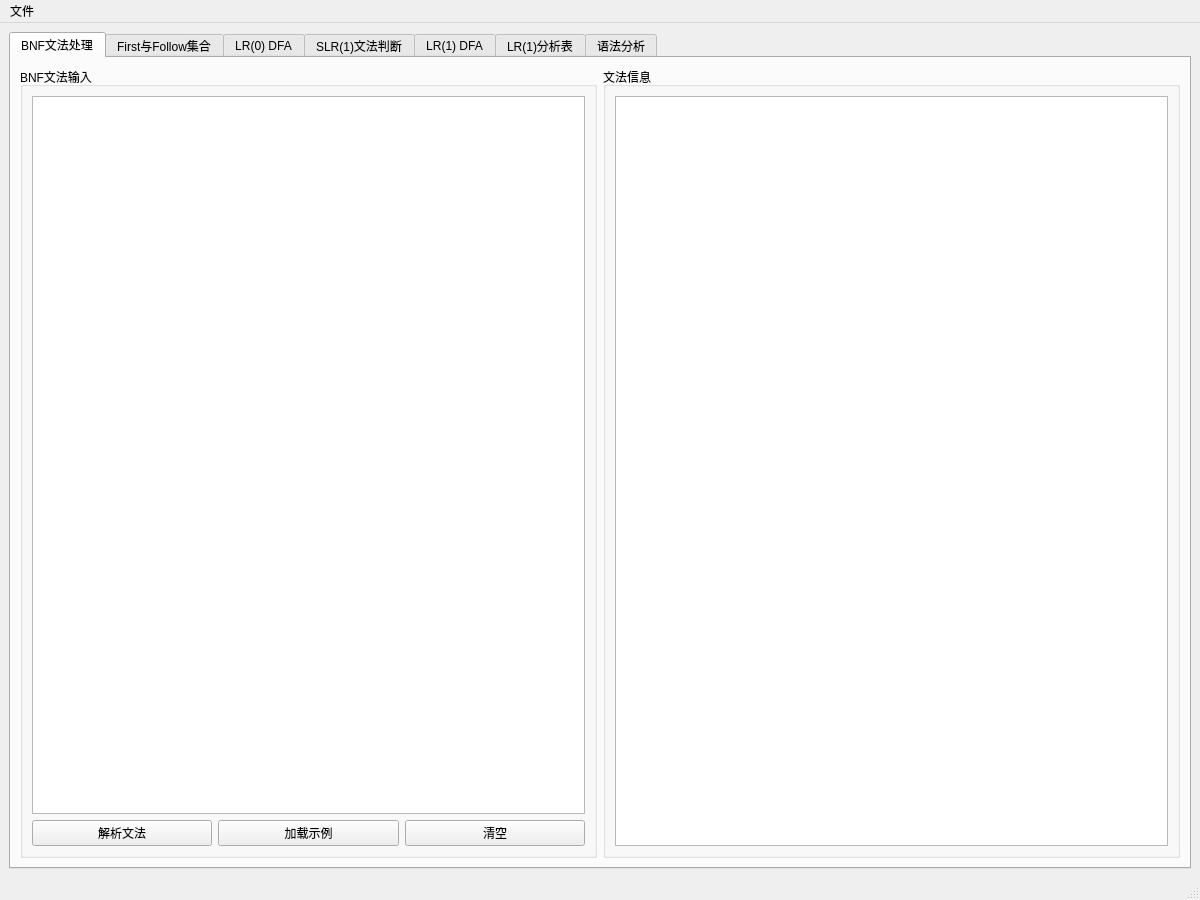
<?xml version="1.0" encoding="UTF-8"?>
<ui version="4.0">
 <class>Task2Window</class>
 <widget class="QMainWindow" name="Task2Window">
  <property name="geometry">
   <rect>
    <x>0</x>
    <y>0</y>
    <width>1200</width>
    <height>900</height>
   </rect>
  </property>
  <property name="windowTitle">
   <string>实验二 - 语法分析器生成器</string>
  </property>
  <widget class="QWidget" name="centralwidget">
   <layout class="QVBoxLayout" name="verticalLayout">
    <item>
     <widget class="QTabWidget" name="tabWidget">
      <widget class="QWidget" name="tabBNF">
       <attribute name="title">
        <string>BNF文法处理</string>
       </attribute>
       <layout class="QVBoxLayout" name="verticalLayout_2">
        <item>
         <layout class="QHBoxLayout" name="horizontalLayout">
          <item>
           <widget class="QGroupBox" name="groupBoxBNFInput">
            <property name="title">
             <string>BNF文法输入</string>
            </property>
            <layout class="QVBoxLayout" name="verticalLayout_3">
             <item>
              <widget class="QTextEdit" name="textEditBNF">
               <property name="font">
                <font>
                 <family>Courier New</family>
                 <pointsize>10</pointsize>
                </font>
               </property>
              </widget>
             </item>
             <item>
              <layout class="QHBoxLayout" name="horizontalLayout_2">
               <item>
                <widget class="QPushButton" name="pushButtonParseBNF">
                 <property name="text">
                  <string>解析文法</string>
                 </property>
                </widget>
               </item>
               <item>
                <widget class="QPushButton" name="pushButtonLoadExample">
                 <property name="text">
                  <string>加载示例</string>
                 </property>
                </widget>
               </item>
               <item>
                <widget class="QPushButton" name="pushButtonClearBNF">
                 <property name="text">
                  <string>清空</string>
                 </property>
                </widget>
               </item>
              </layout>
             </item>
            </layout>
           </widget>
          </item>
          <item>
           <widget class="QGroupBox" name="groupBoxGrammarInfo">
            <property name="title">
             <string>文法信息</string>
            </property>
            <layout class="QVBoxLayout" name="verticalLayout_4">
             <item>
              <widget class="QTextBrowser" name="textBrowserGrammarInfo">
               <property name="font">
                <font>
                 <family>Courier New</family>
                 <pointsize>10</pointsize>
                </font>
               </property>
              </widget>
             </item>
            </layout>
           </widget>
          </item>
         </layout>
        </item>
       </layout>
      </widget>
      <widget class="QWidget" name="tabFirstFollow">
       <attribute name="title">
        <string>First与Follow集合</string>
       </attribute>
       <layout class="QVBoxLayout" name="verticalLayout_5">
        <item>
         <layout class="QHBoxLayout" name="horizontalLayout_3">
          <item>
           <widget class="QPushButton" name="pushButtonCalculateFirst">
            <property name="text">
             <string>计算First集合</string>
            </property>
           </widget>
          </item>
          <item>
           <widget class="QPushButton" name="pushButtonCalculateFollow">
            <property name="text">
             <string>计算Follow集合</string>
            </property>
           </widget>
          </item>
          <item>
           <spacer name="horizontalSpacer">
            <property name="orientation">
             <enum>Qt::Horizontal</enum>
            </property>
            <property name="sizeHint" stdset="0">
             <size>
              <width>40</width>
              <height>20</height>
             </size>
            </property>
           </spacer>
          </item>
         </layout>
        </item>
        <item>
         <layout class="QHBoxLayout" name="horizontalLayout_4">
          <item>
           <widget class="QGroupBox" name="groupBoxFirst">
            <property name="title">
             <string>First集合</string>
            </property>
            <layout class="QVBoxLayout" name="verticalLayout_6">
             <item>
              <widget class="QTableWidget" name="tableWidgetFirst">
               <property name="editTriggers">
                <enum>QAbstractItemView::NoEditTriggers</enum>
               </property>
               <property name="horizontalScrollMode">
                <enum>QAbstractItemView::ScrollPerPixel</enum>
               </property>
               <property name="columnCount">
                <number>2</number>
               </property>
               <attribute name="horizontalHeaderStretchLastSection">
                <bool>true</bool>
               </attribute>
               <column>
                <property name="text">
                 <string>非终结符</string>
                </property>
               </column>
               <column>
                <property name="text">
                 <string>First集合</string>
                </property>
               </column>
              </widget>
             </item>
            </layout>
           </widget>
          </item>
          <item>
           <widget class="QGroupBox" name="groupBoxFollow">
            <property name="title">
             <string>Follow集合</string>
            </property>
            <layout class="QVBoxLayout" name="verticalLayout_7">
             <item>
              <widget class="QTableWidget" name="tableWidgetFollow">
               <property name="editTriggers">
                <enum>QAbstractItemView::NoEditTriggers</enum>
               </property>
               <property name="horizontalScrollMode">
                <enum>QAbstractItemView::ScrollPerPixel</enum>
               </property>
               <property name="columnCount">
                <number>2</number>
               </property>
               <attribute name="horizontalHeaderStretchLastSection">
                <bool>true</bool>
               </attribute>
               <column>
                <property name="text">
                 <string>非终结符</string>
                </property>
               </column>
               <column>
                <property name="text">
                 <string>Follow集合</string>
                </property>
               </column>
              </widget>
             </item>
            </layout>
           </widget>
          </item>
         </layout>
        </item>
       </layout>
      </widget>
      <widget class="QWidget" name="tabLR0DFA">
       <attribute name="title">
        <string>LR(0) DFA</string>
       </attribute>
       <layout class="QVBoxLayout" name="verticalLayout_8">
        <item>
         <layout class="QHBoxLayout" name="horizontalLayout_5">
          <item>
           <widget class="QPushButton" name="pushButtonGenerateLR0DFA">
            <property name="text">
             <string>生成LR(0) DFA</string>
            </property>
           </widget>
          </item>
          <item>
           <widget class="QComboBox" name="comboBoxLR0View">
            <property name="sizeAdjustPolicy">
             <enum>QComboBox::AdjustToContents</enum>
            </property>
           </widget>
          </item>
          <item>
           <spacer name="horizontalSpacer_2">
            <property name="orientation">
             <enum>Qt::Horizontal</enum>
            </property>
            <property name="sizeHint" stdset="0">
             <size>
              <width>40</width>
              <height>20</height>
             </size>
            </property>
           </spacer>
          </item>
         </layout>
        </item>
        <item>
         <widget class="QGroupBox" name="groupBoxLR0DFA">
          <property name="title">
           <string>LR(0) DFA</string>
          </property>
          <layout class="QVBoxLayout" name="verticalLayout_9">
           <item>
            <widget class="QTableWidget" name="tableWidgetLR0">
             <property name="editTriggers">
              <enum>QAbstractItemView::NoEditTriggers</enum>
             </property>
              <property name="horizontalScrollMode">
               <enum>QAbstractItemView::ScrollPerPixel</enum>
              </property>
              <property name="columnCount">
               <number>3</number>
              </property>
              <attribute name="horizontalHeaderStretchLastSection">
               <bool>true</bool>
              </attribute>
              <column>
               <property name="text">
                <string>状态ID</string>
               </property>
              </column>
              <column>
               <property name="text">
                <string>项目集</string>
               </property>
              </column>
              <column>
               <property name="text">
                <string>转移关系</string>
               </property>
              </column>
            </widget>
           </item>
          </layout>
         </widget>
        </item>
       </layout>
      </widget>
      <widget class="QWidget" name="tabSLR1">
       <attribute name="title">
        <string>SLR(1)文法判断</string>
       </attribute>
       <layout class="QVBoxLayout" name="verticalLayout_10">
        <item>
         <widget class="QPushButton" name="pushButtonCheckSLR1">
          <property name="text">
           <string>检查SLR(1)文法</string>
          </property>
         </widget>
        </item>
        <item>
         <widget class="QGroupBox" name="groupBoxSLR1Result">
          <property name="title">
           <string>SLR(1)判断结果</string>
          </property>
          <layout class="QVBoxLayout" name="verticalLayout_11">
           <item>
            <widget class="QTextBrowser" name="textBrowserSLR1Result">
             <property name="font">
              <font>
               <family>Courier New</family>
               <pointsize>10</pointsize>
              </font>
             </property>
            </widget>
           </item>
          </layout>
         </widget>
        </item>
       </layout>
      </widget>
      <widget class="QWidget" name="tabLR1DFA">
       <attribute name="title">
        <string>LR(1) DFA</string>
       </attribute>
       <layout class="QVBoxLayout" name="verticalLayout_12">
        <item>
         <layout class="QHBoxLayout" name="horizontalLayout_6">
          <item>
           <widget class="QPushButton" name="pushButtonGenerateLR1DFA">
            <property name="text">
             <string>生成LR(1) DFA</string>
            </property>
           </widget>
          </item>
          <item>
           <widget class="QComboBox" name="comboBoxLR1View">
            <property name="sizeAdjustPolicy">
             <enum>QComboBox::AdjustToContents</enum>
            </property>
           </widget>
          </item>
          <item>
           <spacer name="horizontalSpacer_3">
            <property name="orientation">
             <enum>Qt::Horizontal</enum>
            </property>
            <property name="sizeHint" stdset="0">
             <size>
              <width>40</width>
              <height>20</height>
             </size>
            </property>
           </spacer>
          </item>
         </layout>
        </item>
        <item>
         <widget class="QGroupBox" name="groupBoxLR1DFA">
          <property name="title">
           <string>LR(1) DFA</string>
          </property>
          <layout class="QVBoxLayout" name="verticalLayout_13">
           <item>
            <widget class="QTableWidget" name="tableWidgetLR1">
             <property name="editTriggers">
              <enum>QAbstractItemView::NoEditTriggers</enum>
             </property>
              <property name="horizontalScrollMode">
               <enum>QAbstractItemView::ScrollPerPixel</enum>
              </property>
              <property name="columnCount">
               <number>3</number>
              </property>
              <attribute name="horizontalHeaderStretchLastSection">
               <bool>true</bool>
              </attribute>
              <column>
               <property name="text">
                <string>状态ID</string>
               </property>
              </column>
              <column>
               <property name="text">
                <string>项目集</string>
               </property>
              </column>
              <column>
               <property name="text">
                <string>转移关系</string>
               </property>
              </column>
            </widget>
           </item>
          </layout>
         </widget>
        </item>
       </layout>
      </widget>
      <widget class="QWidget" name="tabLR1Table">
       <attribute name="title">
        <string>LR(1)分析表</string>
       </attribute>
       <layout class="QVBoxLayout" name="verticalLayout_14">
        <item>
         <layout class="QHBoxLayout" name="horizontalLayout_7">
          <item>
           <widget class="QPushButton" name="pushButtonGenerateLR1Table">
            <property name="text">
             <string>生成LR(1)分析表</string>
            </property>
           </widget>
          </item>
          <item>
           <widget class="QPushButton" name="pushButtonSaveLR1Table">
            <property name="text">
             <string>保存分析表</string>
            </property>
           </widget>
          </item>
          <item>
           <spacer name="horizontalSpacer_4">
            <property name="orientation">
             <enum>Qt::Horizontal</enum>
            </property>
            <property name="sizeHint" stdset="0">
             <size>
              <width>40</width>
              <height>20</height>
             </size>
            </property>
           </spacer>
          </item>
         </layout>
        </item>
        <item>
         <widget class="QGroupBox" name="groupBoxLR1Table">
          <property name="title">
           <string>LR(1)分析表</string>
          </property>
          <layout class="QVBoxLayout" name="verticalLayout_15">
           <item>
            <widget class="QTableWidget" name="tableWidgetLR1Table">
             <property name="editTriggers">
              <enum>QAbstractItemView::NoEditTriggers</enum>
             </property>
              <property name="horizontalScrollMode">
               <enum>QAbstractItemView::ScrollPerPixel</enum>
              </property>
              <property name="columnCount">
               <number>2</number>
              </property>
              <attribute name="horizontalHeaderStretchLastSection">
               <bool>true</bool>
              </attribute>
              <column>
               <property name="text">
                <string>状态ID</string>
               </property>
              </column>
              <column>
               <property name="text">
                <string>Action/Goto</string>
               </property>
              </column>
            </widget>
           </item>
          </layout>
         </widget>
        </item>
       </layout>
      </widget>
      <widget class="QWidget" name="tabSyntaxAnalysis">
       <attribute name="title">
        <string>语法分析</string>
       </attribute>
       <layout class="QVBoxLayout" name="verticalLayout_16">
        <item>
         <layout class="QHBoxLayout" name="horizontalLayout_8">
          <item>
           <widget class="QPushButton" name="pushButtonOpenTokenFile">
            <property name="text">
             <string>打开词法单元文件</string>
            </property>
           </widget>
          </item>
          <item>
           <widget class="QPushButton" name="pushButtonAnalyzeSyntax">
            <property name="text">
             <string>进行语法分析</string>
            </property>
           </widget>
          </item>
          <item>
           <widget class="QPushButton" name="pushButtonSaveSyntaxTree">
            <property name="text">
             <string>保存语法树</string>
            </property>
           </widget>
          </item>
          <item>
           <spacer name="horizontalSpacer_5">
            <property name="orientation">
             <enum>Qt::Horizontal</enum>
            </property>
            <property name="sizeHint" stdset="0">
             <size>
              <width>40</width>
              <height>20</height>
             </size>
            </property>
           </spacer>
          </item>
         </layout>
        </item>
        <item>
         <layout class="QHBoxLayout" name="horizontalLayout_9">
          <item>
           <widget class="QGroupBox" name="groupBoxTokenFile">
            <property name="title">
             <string>词法单元文件</string>
            </property>
            <layout class="QVBoxLayout" name="verticalLayout_17">
             <item>
              <widget class="QTextEdit" name="textEditTokenFile">
               <property name="font">
                <font>
                 <family>Courier New</family>
                 <pointsize>10</pointsize>
                </font>
               </property>
              </widget>
             </item>
            </layout>
           </widget>
          </item>
         </layout>
        </item>
        <item>
         <layout class="QHBoxLayout" name="horizontalLayout_10">
          <item>
           <widget class="QGroupBox" name="groupBoxAnalysisSteps">
            <property name="title">
             <string>分析步骤</string>
            </property>
            <layout class="QVBoxLayout" name="verticalLayout_18">
             <item>
              <widget class="QTableWidget" name="tableWidgetAnalysisSteps">
               <property name="editTriggers">
                <enum>QAbstractItemView::NoEditTriggers</enum>
               </property>
              <property name="horizontalScrollMode">
               <enum>QAbstractItemView::ScrollPerPixel</enum>
              </property>
              <property name="columnCount">
               <number>5</number>
              </property>
              <attribute name="horizontalHeaderStretchLastSection">
               <bool>true</bool>
              </attribute>
              <column>
               <property name="text">
                <string>步骤</string>
               </property>
              </column>
              <column>
               <property name="text">
                <string>状态栈</string>
               </property>
              </column>
              <column>
               <property name="text">
                <string>符号栈</string>
               </property>
              </column>
              <column>
               <property name="text">
                <string>输入串</string>
               </property>
              </column>
              <column>
               <property name="text">
                <string>动作</string>
               </property>
              </column>
              </widget>
             </item>
            </layout>
           </widget>
          </item>
          <item>
           <widget class="QGroupBox" name="groupBoxSyntaxTree">
            <property name="title">
             <string>语法树</string>
            </property>
            <layout class="QVBoxLayout" name="verticalLayout_19">
             <item>
              <widget class="QTreeWidget" name="treeWidgetSyntaxTree">
               <property name="editTriggers">
                <enum>QAbstractItemView::NoEditTriggers</enum>
               </property>
               <property name="headerHidden">
                <bool>false</bool>
               </property>
               <column>
                <property name="text">
                 <string>语法树</string>
                </property>
               </column>
              </widget>
             </item>
            </layout>
           </widget>
          </item>
         </layout>
        </item>
       </layout>
      </widget>
     </widget>
    </item>
   </layout>
  </widget>
  <widget class="QMenuBar" name="menubar">
   <property name="geometry">
    <rect>
     <x>0</x>
     <y>0</y>
     <width>1200</width>
     <height>21</height>
    </rect>
   </property>
   <widget class="QMenu" name="menuFile">
    <property name="title">
     <string>文件</string>
    </property>
    <addaction name="actionOpen"/>
    <addaction name="actionSave"/>
    <addaction name="actionExit"/>
   </widget>
   <addaction name="menuFile"/>
  </widget>
  <widget class="QStatusBar" name="statusbar"/>
  <action name="actionExit">
   <property name="text">
    <string>退出</string>
   </property>
  </action>
  <action name="actionOpen">
   <property name="text">
    <string>打开</string>
   </property>
  </action>
  <action name="actionSave">
   <property name="text">
    <string>保存</string>
   </property>
  </action>
 </widget>
 <resources/>
 <connections/>
</ui>
